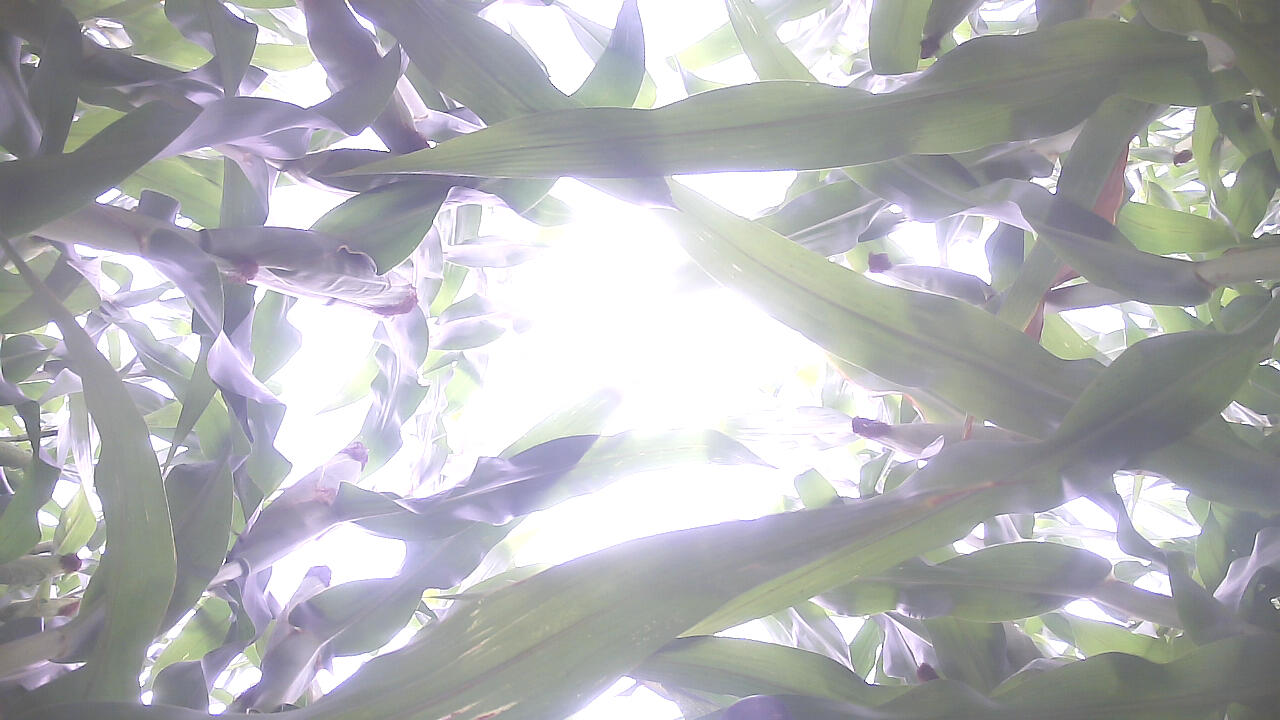
//> input picture canopy_cam_images/F100_img_2025-08-23_15-41-54.692202000.jpeg, 1280 x 720 px
$ ./hsv_segmentation ../canopy_cam_images/   (built with g++ and OpenCV 4)
//> lines starting //> are read from the running program, lines starting //| are printed output that depends on the picture; after the words box and inside, x2 and y2 are one past the last pixel; in counts of white or black regions, pixels touching at a corner belong together
#include <opencv2/opencv.hpp>
#include <filesystem>
#include <string>
#include <vector>
#include <iostream>
#include <cmath>

namespace canopy_cam {

void process_images_in_folder(const std::string& folder_path) {
//> called with folder_path = "../canopy_cam_images/"
    namespace fs = std::filesystem;

    if (!fs::exists(folder_path) || !fs::is_directory(folder_path)) {
        std::cerr << "Invalid folder: " << folder_path << std::endl;
        return;
    }

    const cv::Size resized_size(320, 180);
    const cv::Scalar lower_green(36, 20, 20);
    const cv::Scalar upper_green(145, 255, 255);

    for (const fs::directory_entry& entry : fs::directory_iterator(folder_path)) {
        if (!entry.is_regular_file()) continue;

        std::string ext = entry.path().extension().string();
        if (ext != ".jpg" && ext != ".jpeg" && ext != ".JPG" && ext != ".JPEG") continue;

        std::string input_path = entry.path().string();
        cv::Mat bgr = cv::imread(input_path, cv::IMREAD_COLOR);
//> bgr is the input picture: 720 rows x 1280 cols, CV_8UC3; mean B, G, R 180.1, 177.7, 176.7
        if (bgr.empty()) {
            std::cerr << "Failed to read image: " << input_path << std::endl;
            continue;
        }

        // Resize for lightweight processing
        cv::Mat small_bgr;
        cv::resize(bgr, small_bgr, resized_size, 0, 0, cv::INTER_LINEAR);
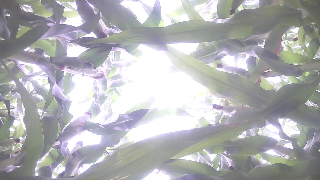
//> small_bgr: 180 rows x 320 cols, CV_8UC3; mean B, G, R 180.2, 177.8, 176.8

        // Convert to HSV and threshold green
        cv::Mat hsv;
        cv::cvtColor(small_bgr, hsv, cv::COLOR_BGR2HSV);
//> hsv: 180 rows x 320 cols, CV_8UC3; mean H, S, V 77.3, 17.5, 184.8
        cv::Mat mask;
        cv::inRange(hsv, lower_green, upper_green, mask);
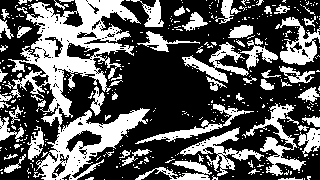
//> mask: 180 rows x 320 cols, CV_8UC1; 35.9% white; 410 white regions (348 under 20 px), largest, box (x1, y1, x2, y2) and area: (5, 0, 150, 180) 8950, (242, 103, 306, 176) 1207, (180, 127, 264, 176) 1058

        int green_pixels = cv::countNonZero(mask);
//> green_pixels = 20705
        double percentage = static_cast<double>(green_pixels) / static_cast<double>(resized_size.area()) * 100.0;
//> percentage = 35.95
        int rounded = static_cast<int>(std::round(percentage));
//> rounded = 36

        // Upscale mask to original size for output visualization
        cv::Mat mask_upscaled;
        cv::resize(mask, mask_upscaled, bgr.size(), 0, 0, cv::INTER_NEAREST);
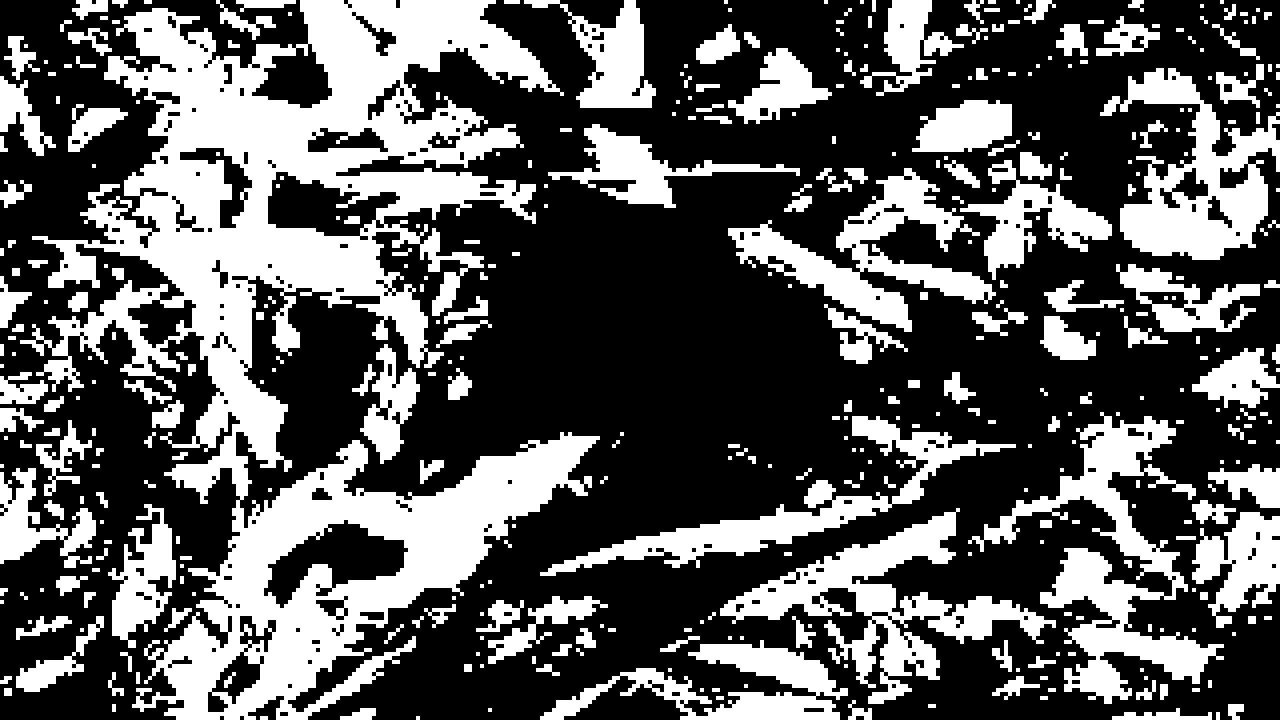
//> mask_upscaled: 720 rows x 1280 cols, CV_8UC1; 35.9% white; 410 white regions (144 under 20 px), largest, box (x1, y1, x2, y2) and area: (20, 0, 600, 720) 143200, (968, 412, 1224, 704) 19312, (720, 508, 1056, 704) 16928

        // Compose output filename: <stem>_<percentage>.jpeg in the same directory
        std::string stem = entry.path().stem().string();
        fs::path out_path = entry.path().parent_path() / (stem + "_" + std::to_string(rounded) + ".jpeg");

        if (!cv::imwrite(out_path.string(), mask_upscaled)) {
            std::cerr << "Failed to write: " << out_path.string() << std::endl;
        }
    }
//> pass 2 of the loop in process_images_in_folder, `for (const fs::directory_entry& entry : fs::directory_iterator(folder_..`:
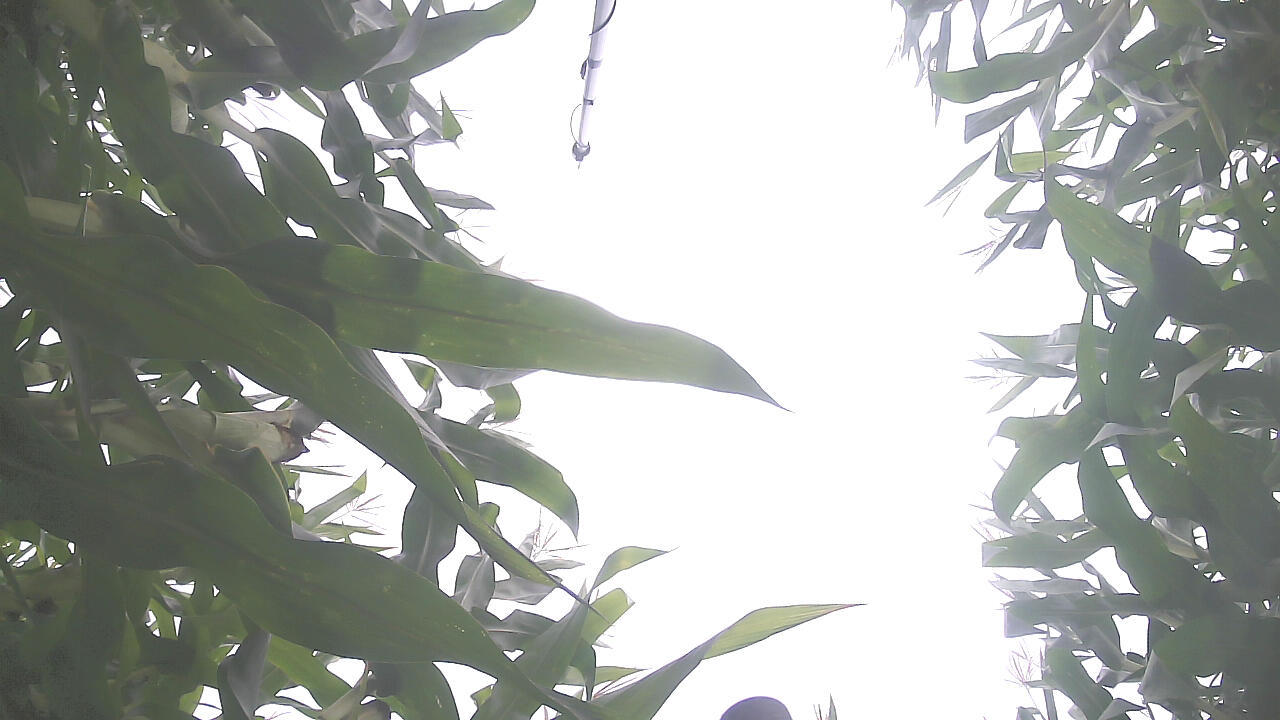
//> input picture canopy_cam_images/F100_img_2025-08-23_14-27-03.931267000.jpeg, 1280 x 720 px
//> in process_images_in_folder, bgr is the input picture: 720 rows x 1280 cols, CV_8UC3; mean B, G, R 168.6, 173.2, 169.6
//> hsv: 180 rows x 320 cols, CV_8UC3; mean H, S, V 41.4, 15.3, 174
//> in process_images_in_folder, `cv::inRange(hsv, lower_green, upper_green, mask);`:
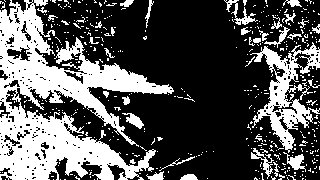
//> mask: 180 rows x 320 cols, CV_8UC1; 33.3% white; 432 white regions (397 under 20 px), largest, box (x1, y1, x2, y2) and area: (0, 0, 174, 180) 13172, (250, 42, 320, 153) 2644, (224, 0, 258, 25) 233
//> green_pixels = 19161
//> percentage = 33.27
//> rounded = 33
//> in process_images_in_folder, `cv::resize(mask, mask_upscaled, bgr.size(), 0, 0, cv::INTER_NEAREST);`:
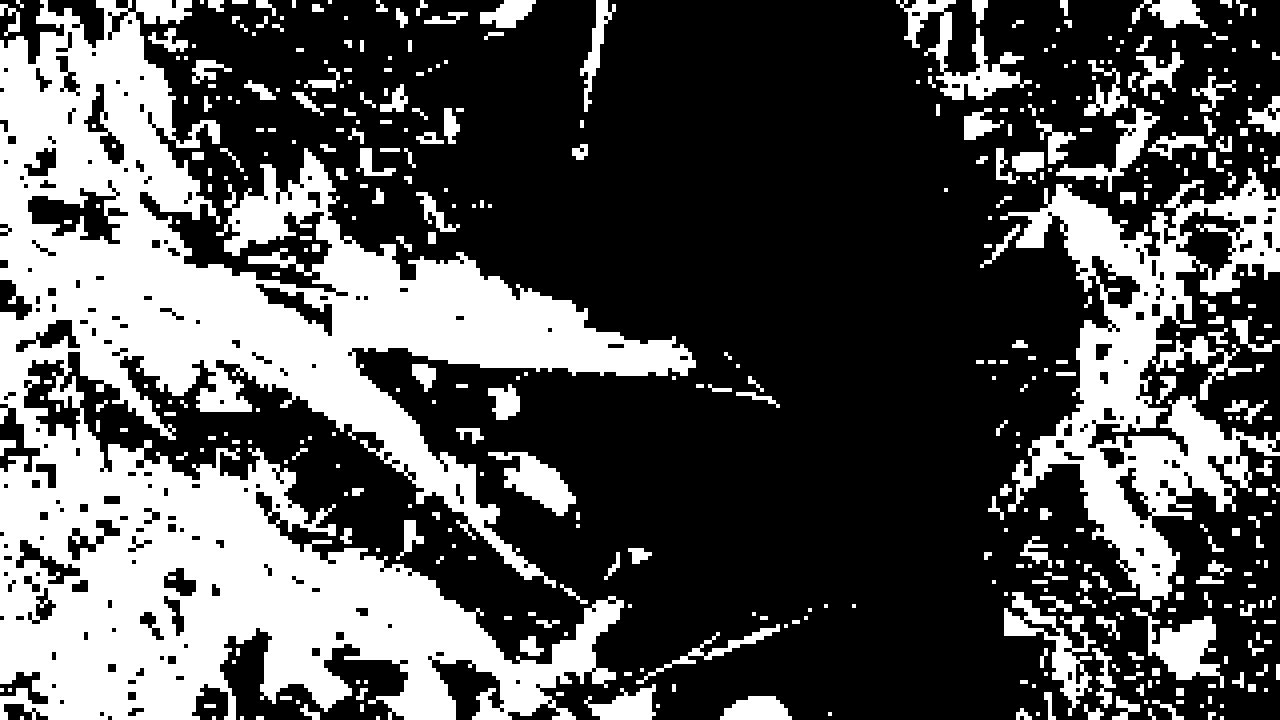
//> mask_upscaled: 720 rows x 1280 cols, CV_8UC1; 33.3% white; 432 white regions (163 under 20 px), largest, box (x1, y1, x2, y2) and area: (0, 0, 696, 720) 210752, (1000, 168, 1280, 612) 42304, (896, 0, 1032, 100) 3728
}

} // namespace canopy_cam

int main(int argc, char** argv) {
    if (argc < 2) {
        std::cerr << "Usage: " << argv[0] << " <folder>" << std::endl;
        return 1;
    }
    canopy_cam::process_images_in_folder(argv[1]);
    return 0;
}
